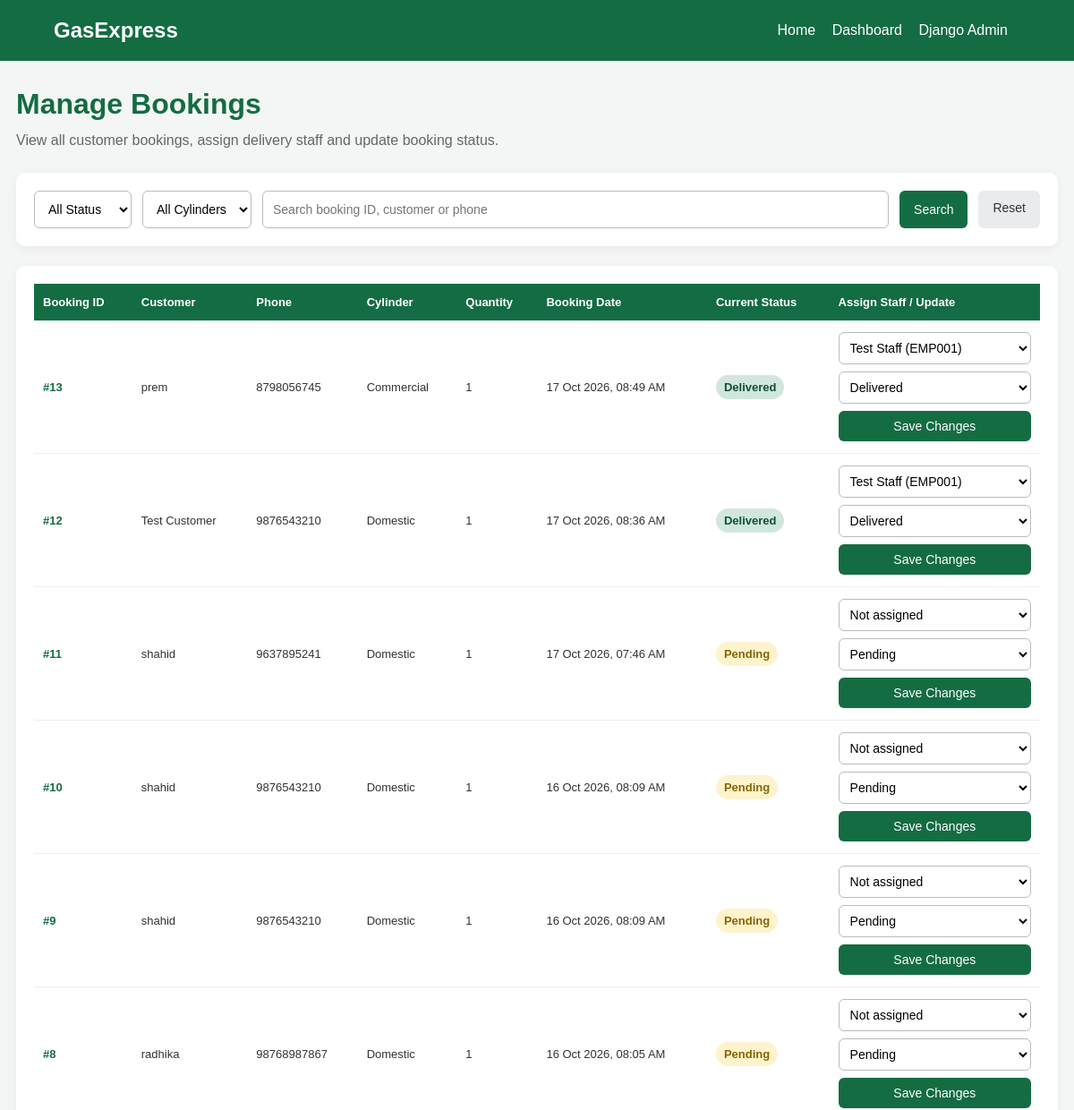
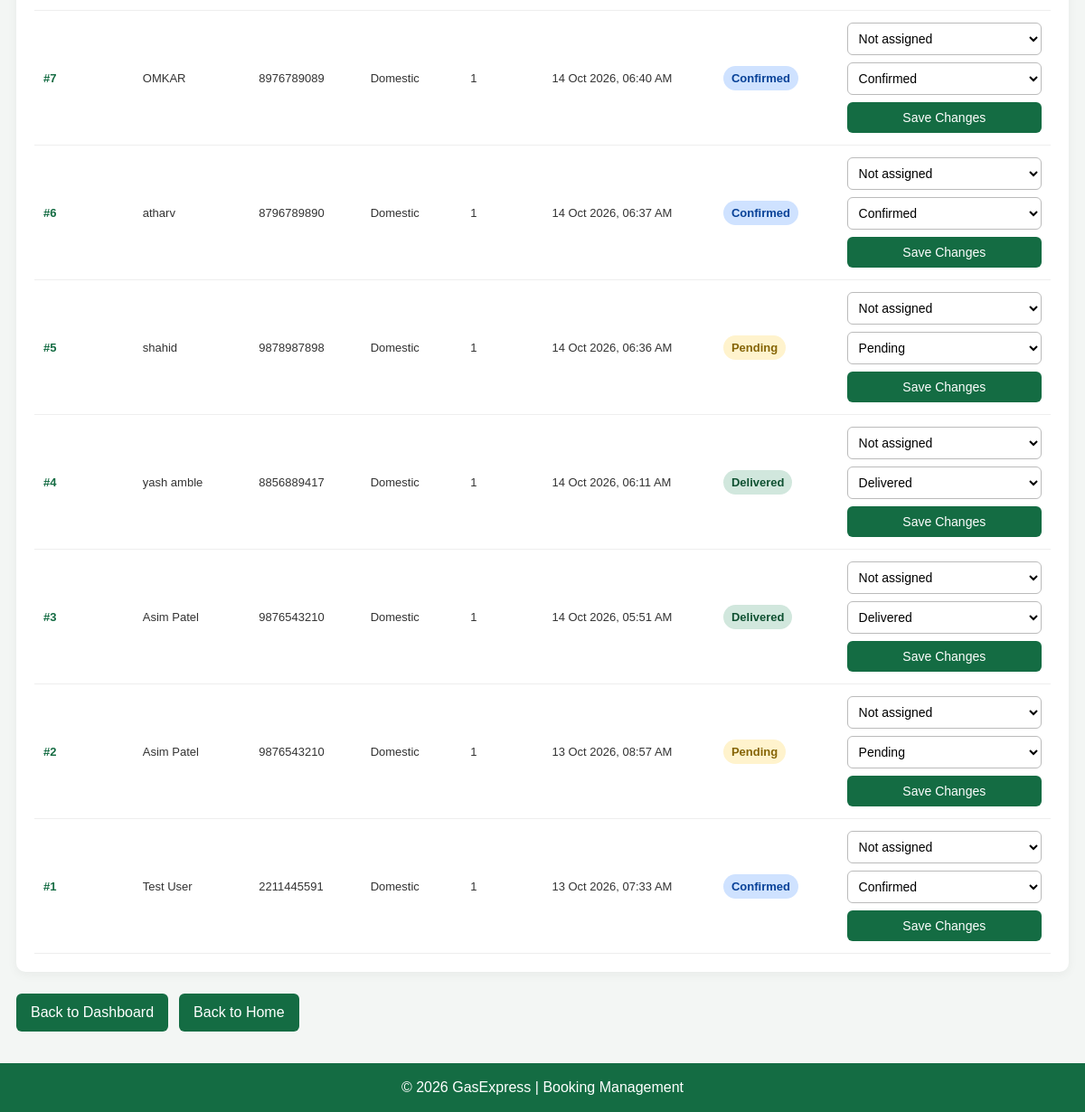
The page /admin-bookings/ (signed in) on the database its author committed (2 pictures, top to bottom).
### delivery/models.py (models this page shows, shortened)
class CylinderBooking(models.Model):
    STATUS_CHOICES = [
        ("Pending", "Pending"),
        ("Confirmed", "Confirmed"),
        ("Delivered", "Delivered"),
    ]
    user = models.ForeignKey(
        settings.AUTH_USER_MODEL,
        on_delete=models.SET_NULL,
        null=True,
        blank=True
    )
    delivery_staff = models.ForeignKey(
        "DeliveryStaff",
        on_delete=models.SET_NULL,
        null=True,
        blank=True,
        related_name="bookings"
    )
    customer_name = models.CharField(max_length=100)
    phone = models.CharField(max_length=15)
    address = models.TextField()
    cylinder_type = models.CharField(
        max_length=20,
        default="Domestic"
    )
    quantity = models.PositiveIntegerField(default=1)
    booking_date = models.DateTimeField(auto_now_add=True)
    status = models.CharField(
        max_length=20,
        choices=STATUS_CHOICES,
        default="Pending"
    )

class DeliveryStaff(models.Model):
    user = models.OneToOneField(
        settings.AUTH_USER_MODEL,
        on_delete=models.SET_NULL,
        null=True,
        blank=True,
        related_name="delivery_staff_profile"
    )
    employee_id = models.CharField(
        max_length=20,
        unique=True
    )
    name = models.CharField(max_length=100)
    phone = models.CharField(max_length=15)
    is_active = models.BooleanField(default=True)
    created_at = models.DateTimeField(auto_now_add=True)

### delivery/views.py (the view, shortened to what this page needs)
# urls.py: path("admin-bookings/", views.admin_manage_bookings, name="admin_bookings"),
@staff_member_required
def admin_manage_bookings(request):
    search = request.GET.get("search", "").strip()
    status = request.GET.get("status", "")
    cylinder_type = request.GET.get("cylinder_type", "")
    bookings = CylinderBooking.objects.select_related(
        "user", "delivery_staff"
    ).order_by("-booking_date")
    if status in ["Pending", "Confirmed", "Delivered"]:
        bookings = bookings.filter(status=status)
    if cylinder_type in ["Domestic", "Commercial"]:
        bookings = bookings.filter(cylinder_type=cylinder_type)
    staff_members = DeliveryStaff.objects.filter(
        is_active=True
    ).order_by("name")
    context = {
        "bookings": bookings,
        "staff_members": staff_members,
        "search": search,
        "selected_status": status,
        "selected_cylinder": cylinder_type,
    }
    return render(
        request,
        "delivery/admin_bookings.html",
        context
    )

### delivery/templates/delivery/admin_bookings.html (shortened to what this page needs)
<!DOCTYPE html>
<html lang="en">
<head>
</head>
<body>
    <nav>
        <div class="logo">GasExpress</div>
        <div>
            <a href="{% url 'home' %}">Home</a>
            <a href="{% url 'reports' %}">Dashboard</a>
            <a href="/admin/">Django Admin</a>
        </div>
    </nav>
    <div class="container">
        <h1>Manage Bookings</h1>
        <p class="subtitle">
            View all customer bookings, assign delivery staff and update booking status.
        </p>
        <div class="filter-box">
            <form method="GET" class="filter-form">
                <select name="status">
                    <option value="">All Status</option>
                </select>
                <select name="cylinder_type">
                    <option value="">All Cylinders</option>
                </select>
                <input
                    type="text"
                    name="search"
                    placeholder="Search booking ID, customer or phone"
                    value="{{ search }}"
                >
                <button type="submit" class="search-btn">Search</button>
                <a href="{% url 'admin_bookings' %}" class="reset">Reset</a>
            </form>
        </div>
        <div class="table-box">
            <table>
                <thead>
                    <tr>
                        <th>Booking ID</th>
                        <th>Customer</th>
                        <th>Phone</th>
                        <th>Cylinder</th>
                        <th>Quantity</th>
                        <th>Booking Date</th>
                        <th>Current Status</th>
                        <th>Assign Staff / Update</th>
                    </tr>
                </thead>
                <tbody>
                    {% for booking in bookings %}
                    <tr>
                        <td class="booking-id">#{{ booking.id }}</td>
                        <td>{{ booking.customer_name }}</td>
                        <td>{{ booking.phone }}</td>
                        <td>{{ booking.cylinder_type }}</td>
                        <td>{{ booking.quantity }}</td>
                        <td>{{ booking.booking_date|date:"d M Y, h:i A" }}</td>
                        <td>
                            {% if booking.status == "Pending" %}
                                <span class="status pending">Pending</span>
                            {% elif booking.status == "Confirmed" %}
                                <span class="status confirmed">Confirmed</span>
                            {% else %}
                                <span class="status delivered">Delivered</span>
                            {% endif %}
                        </td>
                        <td>
                            <form method="POST"
                                  action="{% url 'admin_update_booking' booking.id %}"
                                  class="update-form">
                                <select name="delivery_staff">
                                    <option value="">Not assigned</option>
                                    {% for staff in staff_members %}
                                    <option value="{{ staff.id }}"
                                        {% if booking.delivery_staff_id == staff.id %}selected{% endif %}>
                                        {{ staff.name }} ({{ staff.employee_id }})
                                    </option>
                                    {% endfor %}
                                </select>
                                <select name="status">
                                    <option value="Pending" {% if booking.status == "Pending" %}selected{% endif %}>Pending</option>
                                    <option value="Confirmed" {% if booking.status == "Confirmed" %}selected{% endif %}>Confirmed</option>
                                    <option value="Delivered" {% if booking.status == "Delivered" %}selected{% endif %}>Delivered</option>
                                </select>
                                <button type="submit" class="save-btn">
                                    Save Changes
                                </button>
                            </form>
                        </td>
                    </tr>
                    {% empty %}
                    <tr>
                        <td colspan="8" class="empty">
                            No bookings found.
                        </td>
                    </tr>
                    {% endfor %}
                </tbody>
            </table>
        </div>
        <div class="bottom-links">
            <a href="{% url 'reports' %}">Back to Dashboard</a>
            <a href="{% url 'home' %}">Back to Home</a>
        </div>
    </div>
    <footer>
        © 2026 GasExpress | Booking Management
    </footer>
</body>
</html>

### delivery/templates/delivery/admin_bookings.html (style rules this page uses)
* { box-sizing: border-box; margin: 0; padding: 0; }
body { font-family: Arial, sans-serif; background: #f3f6f4; color: #333; }
nav { background: #146c43; color: white; padding: 20px 5%; display: flex; justify-content: space-between; align-items: center; flex-wrap: wrap; gap: 12px; }
.logo { font-size: 24px; font-weight: bold; }
nav a { color: white; text-decoration: none; margin-right: 14px; }
.container { max-width: 1300px; margin: 30px auto; padding: 0 18px; }
h1 { color: #146c43; margin-bottom: 10px; }
.subtitle { color: #666; margin-bottom: 24px; line-height: 1.5; }
.filter-box, .table-box { background: white; padding: 20px; border-radius: 10px; margin-bottom: 22px; box-shadow: 0 3px 12px rgba(0, 0, 0, 0.05); }
.filter-form { display: flex; flex-wrap: wrap; gap: 12px; }
input, select { padding: 11px; border: 1px solid #bbb; border-radius: 6px; background: white; font-size: 14px; }
.filter-form input { flex: 1; min-width: 220px; }
button, .reset { display: inline-block; border: none; padding: 11px 16px; border-radius: 6px; cursor: pointer; text-decoration: none; font-size: 14px; }
.search-btn, .save-btn { background: #146c43; color: white; }
.reset { background: #e9ecef; color: #333; }
.table-box { overflow-x: auto; }
table { width: 100%; min-width: 1050px; border-collapse: collapse; }
th { background: #146c43; color: white; padding: 13px 10px; text-align: left; font-size: 13px; }
td { border-bottom: 1px solid #eee; padding: 13px 10px; font-size: 13px; vertical-align: middle; }
.booking-id { color: #146c43; font-weight: bold; }
.update-form { display: flex; flex-direction: column; gap: 8px; min-width: 170px; }
.update-form select { width: 100%; padding: 8px; }
.save-btn { padding: 9px; }
.status { display: inline-block; padding: 6px 9px; border-radius: 15px; font-weight: bold; }
.pending { background: #fff3cd; color: #856404; }
.confirmed { background: #cfe2ff; color: #084298; }
.delivered { background: #d1e7dd; color: #0f5132; }
.bottom-links { display: flex; flex-wrap: wrap; gap: 12px; margin: 24px 0; }
.bottom-links a { background: #146c43; color: white; padding: 12px 16px; border-radius: 6px; text-decoration: none; }
footer { margin-top: 35px; padding: 18px; background: #146c43; color: white; text-align: center; }

### rows shown on the page
CylinderBooking: id "13", customer_name "prem", phone "8798056745", cylinder_type "Commercial", quantity "1", booking_date "17 Oct 2026, 08:49 AM", shows "Delivered", delivery_staff "Test Staff (EMP001)", status "Delivered"
CylinderBooking: id "12", customer_name "Test Customer", phone "9876543210", cylinder_type "Domestic", quantity "1", booking_date "17 Oct 2026, 08:36 AM", shows "Delivered", delivery_staff "Test Staff (EMP001)", status "Delivered"
CylinderBooking: id "11", customer_name "shahid", phone "9637895241", cylinder_type "Domestic", quantity "1", booking_date "17 Oct 2026, 07:46 AM", shows "Pending", status "Pending"
CylinderBooking: id "10", customer_name "shahid", phone "9876543210", cylinder_type "Domestic", quantity "1", booking_date "16 Oct 2026, 08:09 AM", shows "Pending", status "Pending"
CylinderBooking: id "9", customer_name "shahid", phone "9876543210", cylinder_type "Domestic", quantity "1", booking_date "16 Oct 2026, 08:09 AM", shows "Pending", status "Pending"
CylinderBooking: id "8", customer_name "radhika", phone "98768987867", cylinder_type "Domestic", quantity "1", booking_date "16 Oct 2026, 08:05 AM", shows "Pending", status "Pending"
CylinderBooking: id "7", customer_name "OMKAR", phone "8976789089", cylinder_type "Domestic", quantity "1", booking_date "14 Oct 2026, 06:40 AM", shows "Confirmed", status "Confirmed"
CylinderBooking: id "6", customer_name "atharv", phone "8796789890", cylinder_type "Domestic", quantity "1", booking_date "14 Oct 2026, 06:37 AM", shows "Confirmed", status "Confirmed"
CylinderBooking: id "5", customer_name "shahid", phone "9878987898", cylinder_type "Domestic", quantity "1", booking_date "14 Oct 2026, 06:36 AM", shows "Pending", status "Pending"
CylinderBooking: id "4", customer_name "yash amble", phone "8856889417", cylinder_type "Domestic", quantity "1", booking_date "14 Oct 2026, 06:11 AM", shows "Delivered", status "Delivered"
CylinderBooking: id "3", customer_name "Asim Patel", phone "9876543210", cylinder_type "Domestic", quantity "1", booking_date "14 Oct 2026, 05:51 AM", shows "Delivered", status "Delivered"
CylinderBooking: id "2", customer_name "Asim Patel", phone "9876543210", cylinder_type "Domestic", quantity "1", booking_date "13 Oct 2026, 08:57 AM", shows "Pending", status "Pending"
CylinderBooking: id "1", customer_name "Test User", phone "2211445591", cylinder_type "Domestic", quantity "1", booking_date "13 Oct 2026, 07:33 AM", shows "Confirmed", status "Confirmed"
